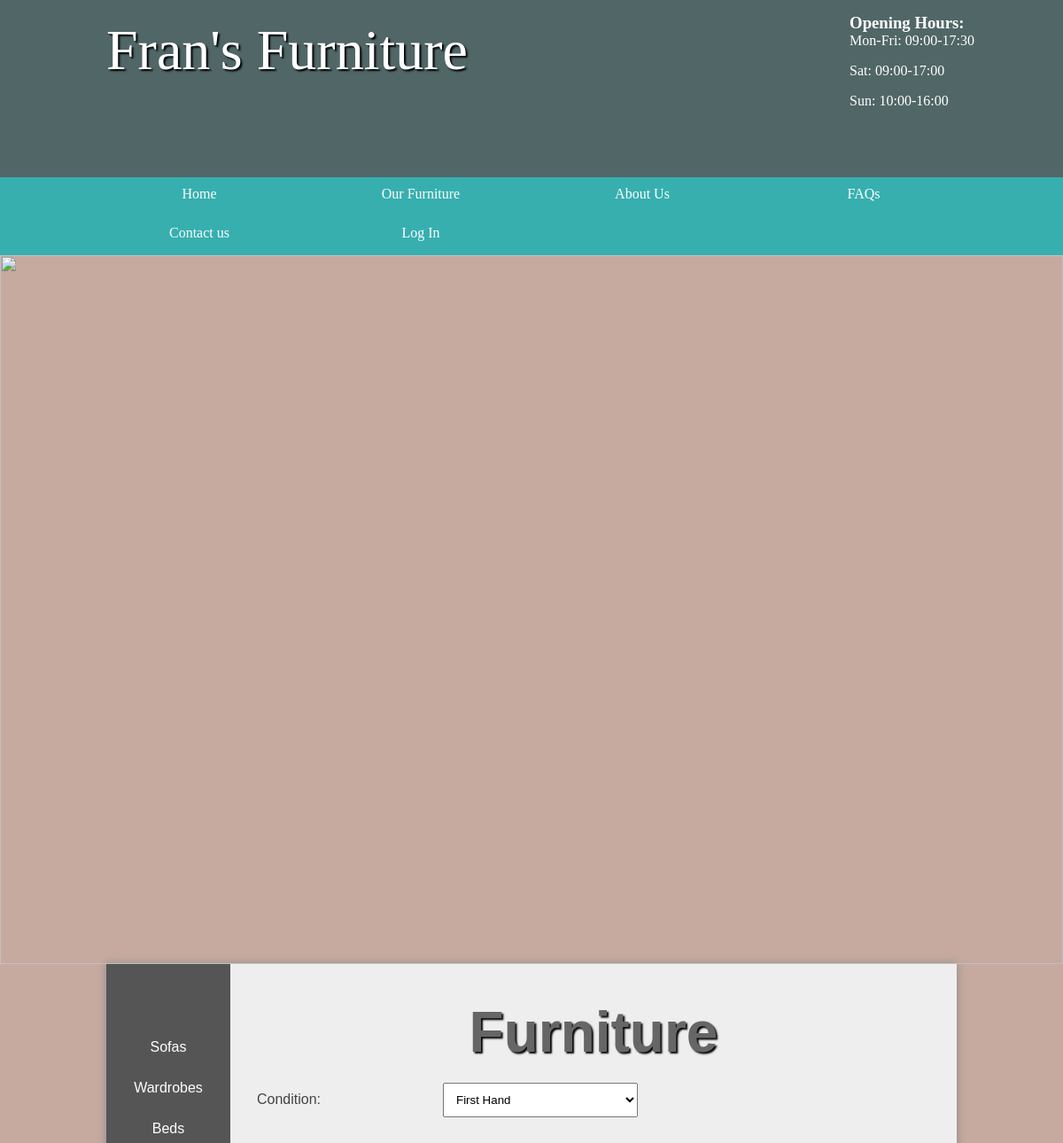
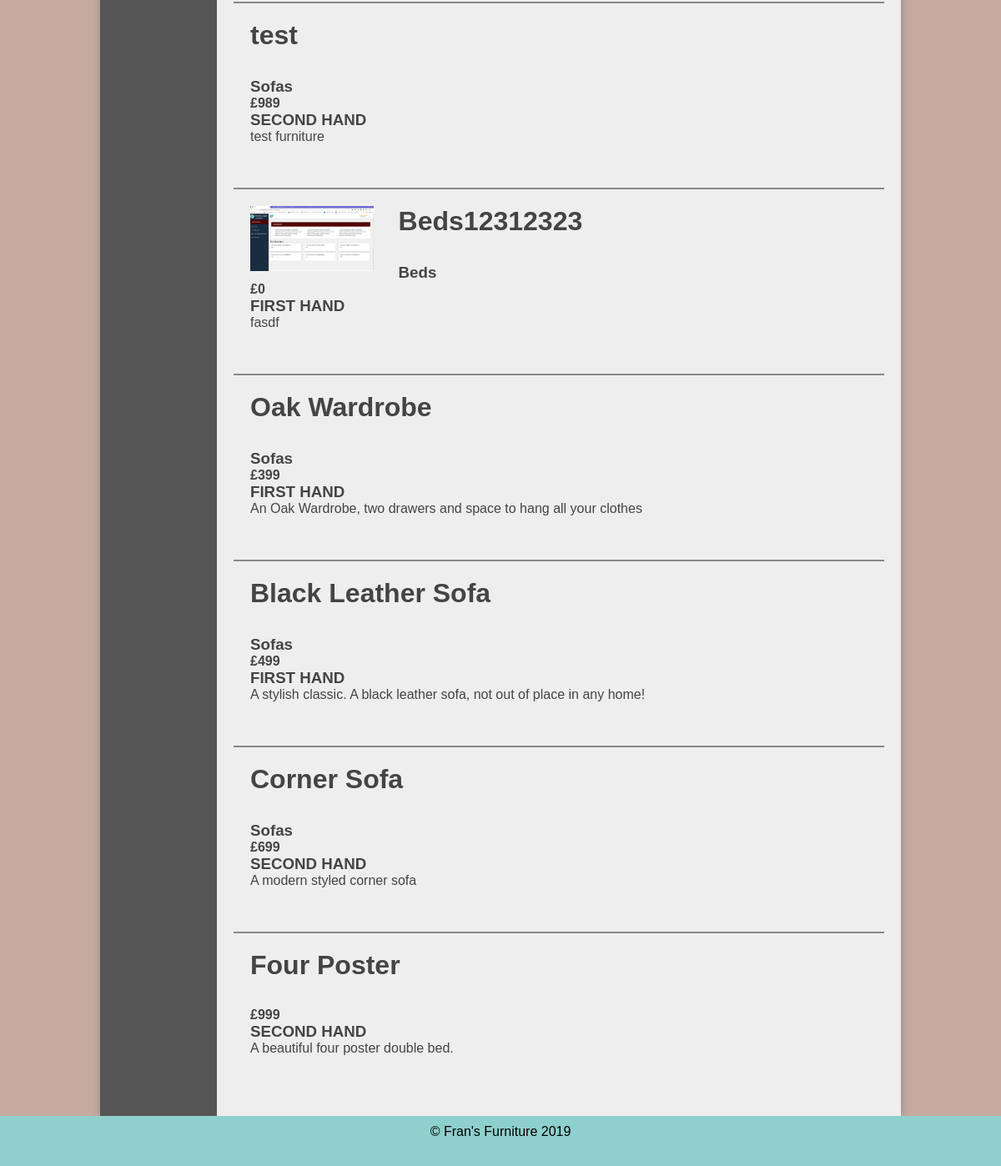
/furniture, run on the app's committed database (2 pictures, top to bottom).
### tables this page shows
CREATE TABLE `category` (
  `id` int(11) NOT NULL,
  `name` varchar(255) DEFAULT NULL
);

CREATE TABLE `furniture` (
  `id` int(11) NOT NULL,
  `name` varchar(255) DEFAULT NULL,
  `description` varchar(255) DEFAULT NULL,
  `price` int(11) DEFAULT NULL,
  `cat_id` int(11) DEFAULT NULL,
  `display` tinyint(1) NOT NULL DEFAULT '1',
  `type` varchar(255) NOT NULL DEFAULT 'first hand'
);

### functions/loadTemplate.php (called while the page is built, shortened)
<?php
function loadTemplate($filename, $tempVars){
	extract($tempVars);
	require $filename;
	$content = ob_get_clean();
	return $content;
}

### pagecontroller/user/furniture.php (called while the page is built, shortened)
<?php
 	$furnitureQuery=$furniture_table->limitView(10);
 	$categoryQuery=$furniture_cat->findAll();
	$vars = [
		'furnitureQuery'=>$furnitureQuery,
		'furniture_table'=>$furniture_table,
		'furniture_cat'=> $furniture_cat,
		'categoryQuery'=> $categoryQuery
	];
 $title = "All Furnitures";
 $content = loadTemplate("../view/user/furniture_view.php", $vars);
?>

### includes/init.php (called while the page is built, shortened)
<?php
	require '../db/connect.php';
	require '../classes/DatabaseTable.php';
	require '../functions/loadTemplate.php';
	$furniture_table = new DatabaseTable('furniture');
	$furniture_cat = new DatabaseTable('category');
?>

### classes/DatabaseTable.php (called while the page is built, shortened)
<?php
class DatabaseTable{
	public $table;
	public function __construct($table){
		$this->table = $table;
	}
	function find($field, $value) {
	    global $pdo;
	    $stmt = $pdo->prepare("SELECT * FROM $this->table WHERE $field = :value");
	    $criteria = [
	            'value' => $value
	    ];
	    $stmt->execute($criteria);
	    return $stmt;
	}
	function findAll() {
	    global $pdo;
	    $stmt = $pdo->prepare("SELECT * FROM $this->table");
	    $stmt->execute();
	    return $stmt;
	}
  function limitView($num){
			global $pdo;
			$stmt = $pdo->prepare("SELECT * FROM $this->table ORDER BY id DESC LIMIT $num");
			$stmt->execute();
			return $stmt;
		}
}

### view/user/furniture_view.php (the view, shortened to what this page needs)
<main class="admin">
	<section class="left">
		<ul>
			<?php foreach ($categoryQuery as $cate) { ?>
				<li><a href="category&cate_id=<?php echo $cate['id']; ?>"><?php echo $cate['name']; ?></a></li>
			<?php } ?>
		</ul>
	</section>
	<section class="right">
	<h1>Furniture</h1>
	<div class="filters">
		<form action="" method="POST">
			<label>Condition:</label>
			<select class="furniture_condition" >
				<option value="first hand">First Hand</option>
			</select>
		</form>
		<br> <br> <br> <br> <br>
	</div>
	<ul id="furniture_list" class="furniture">
<?php
		foreach ($furnitureQuery as $furniture) {
			if($furniture['display']==1){
			$categoryQuery=$furniture_cat->find('id',$furniture['cat_id']);
			$category = $categoryQuery->fetch();
		echo '<li>';
		if (file_exists('../images/furniture/' . $furniture['id'] . '.jpg')) {
			echo '<a href="../images/furniture/' . $furniture['id'] . '.jpg"><img src="../images/furniture/' . $furniture['id'] . '.jpg" /></a>';
		}
		echo '<div class="details">';
		echo '<h2>' . $furniture['name'] . '</h2>';
		echo '<h3>' . $category['name'] . '</h3>';
		echo '<h4>£' . $furniture['price'] . '</h4>';
		echo '<h3>'. strtoupper($furniture['type']).'</h3>';
		echo '<p>' . $furniture['description'] . '</p>';
		echo '</div>';
		echo '</li>';
	}
}
	?>
</ul>
</section>
</main>

### public_html/index.php (shortened to what this page needs)
<?php
require '../includes/init.php';
		if(isset($_GET['page'])){
			if($_GET['page']=='login'){
				require '../pagecontroller/admin/login.php';
			}
			else if($_GET['page']=='logout')
			{
					require '../pagecontroller/admin/logout.php';
			}
			else{
				require '../pagecontroller/user/'.$_GET['page']. '.php';
			}
		}
		else{
			require '../pagecontroller/user/home.php';
		}
		$tempVars = [
			'title' => $title,
			'content' => $content
		];
		echo loadTemplate('../view/user/layout.php', $tempVars);
?>

### view/user/layout.php (shortened to what this page needs)
<!DOCTYPE html>
<html>
<head>
	<link rel="stylesheet" type="text/css" href="../css/style.css">
</head>
<body>
<header>
		<section>
			<aside>
				<h3>Opening Hours:</h3>
				<p>Mon-Fri: 09:00-17:30</p>
				<p>Sat: 09:00-17:00</p>
				<p>Sun: 10:00-16:00</p>
			</aside>
			<h1>Fran's Furniture</h1>
		</section>
	</header>
	<nav>
		<ul>
			<li><a href="home">Home</a></li>
			<li><a href="furniture">Our Furniture</a></li>
			<li><a href="about">About Us</a></li>
			<li><a href="faq">FAQs</a></li>
			<?php if (isset($_SESSION['isLogged']) && ($_SESSION['isLogged']==true)) {
				echo '<li><a href="admin/admin_home">Admin Home</a></li>';
				echo '<li><a href="admin/logout">Log Out</a></li>';
			}else{
			echo '</li> <li><a href="contact">Contact us</a>
				</li> <li><a href="login">Log In</a>'; }
			?>
		</ul>
	</nav>
<img src="../images/randombanner.php"/>
		<?php echo $content;?>
	<footer>
		&copy; Fran's Furniture <?php echo Date('Y'); ?>
	</footer>
</body>
</html>

### css/style.css (style rules this page uses)
* { margin: 0; padding: 0; }
html { font-family: 'Oxygen Regular', verdana, sans-serif; }
body { background-color: #C6AAA0; }
header { background-color: #516666; color: white; height: 200px; }
header aside { float: right; margin-top: 15px; }
header section { width: 1000px; display: block; margin:auto; }
header h1 { float: left; margin-left: 20px; }
nav { width: 100%; background-color: #37AFAF; overflow: auto; }
body > img { width: 100%; display: block; }
nav ul { width: 1000px; margin: auto; display: block; list-style-type: none; }
nav ul li { width: 25%; float: left; overflow: auto; text-align: center; }
nav a { color: white; padding-top: 10px; display: block; }
nav { font-family: 'Oxygen Regular'; }
header section { display: block; font-family: 'Mr Dafoe', cursive; }
header h1 { font-weight: normal; }
h1 { font-size:4em; color: white; text-align: center; padding-top: 20px; text-shadow: 2px 2px 2px #000; }
main { min-height: 75vh; background-color: #eee; width: 80vw; display: block; margin: auto; box-shadow: 0px 0px 10px #888; color:#444; }
footer { min-height: 5vh; text-align: center; }
main h2 { font-size:2em; }
p, li, h2 { margin-bottom: 1em; }
footer { background-color: #8ED0CD; padding: 10px; color: black; }
form select, form label, form input, form textarea { float: left; width: 200px; padding: 10px; margin-top: 20px; }
form label { clear: left; }
.left ul { list-style-type: none; text-align: center; }
.left ul li { padding: 5%; }
section a { color: #444; }
form select { width: 220px; }
.stock, .admin { display: table; }
.stock > ul, .admin .left { width: 10vw; list-style-type: none; display: table-cell; padding: 10px; background-color: #555; margin: 0; }
.stock .products, .admin .right { display: table-cell; padding: 20px; }
.stock > ul a, .admin .left a { color: white; text-decoration: none; }
.furniture li { border-top: 2px solid #888; padding: 20px; overflow: auto; }
.furniture li .noimage, .furniture li img { width: 20%; margin-right: 4%; min-height: 50px; float: left; }
.right { padding: 20px; }
main h1 { color: #666; }
main img { display: block; }
a { text-decoration: none; }

### data on the page
category: name "Sofas"
category: name "Wardrobes"
category: name "Beds"
furniture: name "test", category.name "Sofas", price "989", type "SECOND HAND", description "test furniture"
furniture: display 1 (drawn), name "Beds12312323", category.name "Beds", price "0", type "FIRST HAND", description "fasdf"
furniture: name "Oak Wardrobe", category.name "Sofas", price "399", type "FIRST HAND", description "An Oak Wardrobe, two drawers and space to hang all your clothes"
furniture: name "Black Leather Sofa", category.name "Sofas", price "499", type "FIRST HAND", description "A stylish classic. A black leather sofa, not out of place in any home!"
furniture: name "Corner Sofa", category.name "Sofas", price "699", type "SECOND HAND", description "A modern styled corner sofa"
furniture: name "Four Poster", price "999", type "SECOND HAND", description "A beautiful four poster double bed."

### other printed values
Date('Y') "2019"
